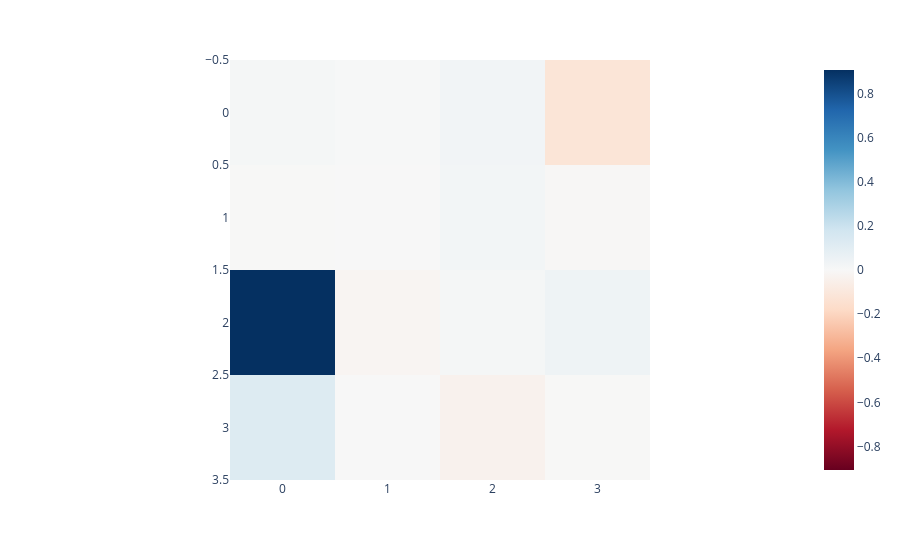

The cell this chart's notebook holds for it:
### Markdown cell above
Next, we compute the interaction matrix for a given output feature. To do so, we consider one head output direction and combine that with both the left and right sides of the layer. We notice that the resulting matrix doesn't really seem interpretable. The reason for this is somewhat mathematical and can be found in the paper. Intuitively, there are some invariances in these interactions that actually don't contribute but can make interpretability harder. Luckily, we can remove those by symmetrizing the matrix as the commented line does. Afterward, we see that we have a clean interaction pattern.

### Code cell
# Compute the interaction matrix for a given output dimension
q = einsum(model.w_p[1], model.w_l, model.w_r, "hid, hid in1, hid in2 -> in1 in2")

# Symmetrize the interaction matrix, uncomment for a clean interaction matrix
# .mT is the transpose of the last two dimensions (which does not matter here but will in the future)
# q = 0.5 * (q + q.mT)

px.imshow(q, color_continuous_midpoint=0, color_continuous_scale="RdBu")

### Figure 1 — Plotly figure (JSON) as saved in the notebook; plotly's stock layout.template omitted (floating-point values rounded to 4 significant figures)
{"data": [{"coloraxis": "coloraxis", "hovertemplate": "x: %{x}<br>y: %{y}<br>color: %{z}<extra></extra>", "name": "0", "type": "heatmap", "xaxis": "x", "yaxis": "y", "z": [[0.0146, 0.002725, 0.0275, -0.119], [-0.003214, 0.002014, 0.02425, -0.007991], [0.9067, -0.01953, 0.01414, 0.04321], [0.1236, -0.001666, -0.03913, -0.00321]]}], "layout": {"coloraxis": {"cmid": 0, "colorscale": [[0, "rgb(103,0,31)"], [0.1, "rgb(178,24,43)"], [0.2, "rgb(214,96,77)"], [0.3, "rgb(244,165,130)"], [0.4, "rgb(253,219,199)"], [0.5, "rgb(247,247,247)"], [0.6, "rgb(209,229,240)"], [0.7, "rgb(146,197,222)"], [0.8, "rgb(67,147,195)"], [0.9, "rgb(33,102,172)"], [1, "rgb(5,48,97)"]]}, "margin": {"t": 60}, "xaxis": {"anchor": "y", "constrain": "domain", "domain": [0, 1], "scaleanchor": "y"}, "yaxis": {"anchor": "x", "autorange": "reversed", "constrain": "domain", "domain": [0, 1]}}}
